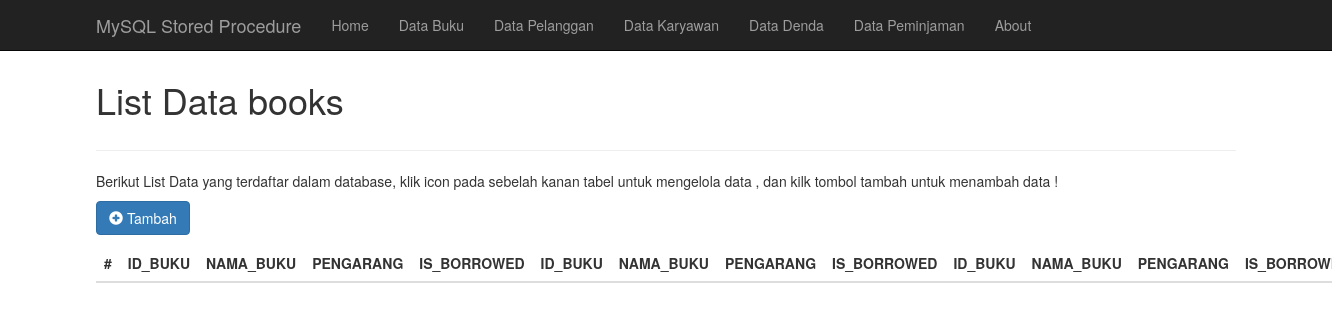
The app's page /index.php/myController/tampil/books, older data.
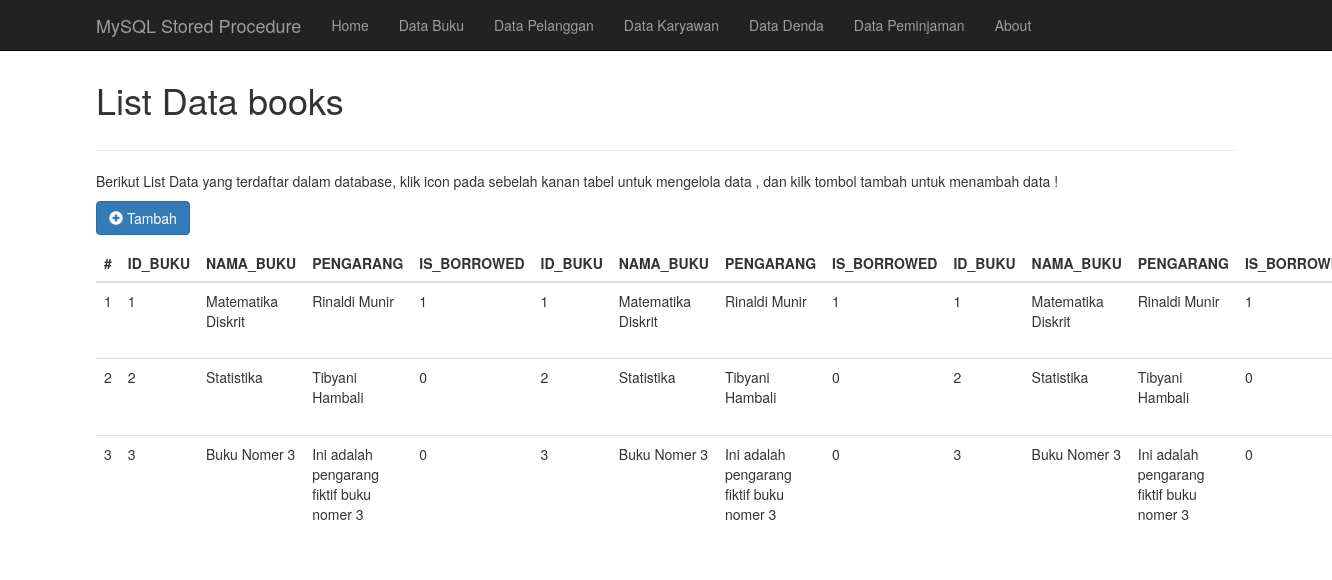
The same page, newer data.
### tables this page shows
CREATE TABLE `books` (
  `ID_BUKU` int(11) NOT NULL,
  `NAMA_BUKU` varchar(255) NOT NULL,
  `PENGARANG` varchar(255) NOT NULL,
  `IS_BORROWED` tinyint(1) DEFAULT 0
);

### index.php (called while the page is built, shortened)
<?php
require_once BASEPATH.'core/CodeIgniter.php';

### application/models/myModel.php (called while the page is built, shortened)
<?php
class myModel extends CI_Model {
	public function getKolom($tabel){
		$sql_query=$this->db->query("SELECT COLUMN_NAME FROM INFORMATION_SCHEMA.COLUMNS WHERE table_name = '".$tabel."'");
            if($sql_query->num_rows()>0){
                return $sql_query->result_array();
            }
	}
	public function tampil($tabel,$keyword,$list_kolom){
		$kolom="";
		foreach($list_kolom as $kol)
			$kolom=	$kolom.$kol['COLUMN_NAME'].",";
		$kolom=substr($kolom, 0, -1);
		$sql_query=$this->db->query("call SP_SEARCH_TABEL('".$tabel."','".$keyword."','".$kolom."')");
	    mysqli_next_result( $this->db->conn_id);
            if($sql_query->num_rows()>0){
                return $sql_query->result_array();
            }
	}
}

### application/views/v_data_dashboard.php (the view, shortened to what this page needs)
<p>
<a href="<?php echo base_url();?>index.php/myController/form/<?php echo $tabel;?>"
 class="btn btn-primary"><span class="glyphicon glyphicon-plus-sign"></span> Tambah</a>
</p>
<table class="table">
<thead>
	<tr>
	<th>#</th>
	<?php
		if(isset($list_kolom)){
			foreach($list_kolom as $kol)
				echo'<th>'.$kol['COLUMN_NAME'].'</th>';
		}
	?>
	</tr>
</thead>
<tbody>
<?php
if(isset($list_data)){
	$no=null;
	foreach($list_data as $row){
	$no++;
	echo'<tr>
	<td>'.$no.'</td>';
	if(isset($list_kolom)){
		foreach($list_kolom as $kol)
				echo'<td>'.$row[$kol['COLUMN_NAME']].'</td>';
	}
	echo '<td>
		<a href="'.base_url().'index.php/myController/form/'.$tabel.'/'.$row[$pk].'">
		<span class="glyphicon glyphicon-pencil" title="Edit"></span></a>
		&nbsp;
		<a OnClick="javascript:return(window.confirm(\'Anda yakin akan menghapus data ??\')) " href="'.base_url().'index.php/myController/hapus/'.$tabel.'/'.$row[$pk].'">
		<span class="glyphicon glyphicon-trash" title="Hapus"></span></a>
	</td>
	</tr>';
	}
}
?>
</tbody>
</table>

### application/controllers/myController.php (shortened to what this page needs)
<?php
class myController extends CI_Controller {
	 private $thisKolom="";
	 private $pk="";
	 public function __construct(){
	 $this->load->model('myModel','',TRUE);
	 }
	 public function setTable($tabel){
	 	$this->thisKolom=$this->myModel->getKolom($tabel);
	 	$x=$this->myModel->db->query("show columns from ".$tabel." where `Key` = 'PRI'");
	 	$x=$x->row();
	 	$this->pk=$x->Field;
	  }
	public function tampil($tabel){
		$data['title']='Contoh Penerapan MySQL Stored Procedure di Codeigniter';
		$data['header']='<h1>List Data '.$tabel.'</h1>';
		$data['konten']='<p>Berikut List Data yang terdaftar dalam database, klik icon pada sebelah kanan tabel untuk mengelola data , dan kilk tombol tambah untuk menambah data !</p>';
		 $data['page']='v_data_dashboard';
		 $this->setTable($tabel);
		 $data['tabel']=$tabel;
		 $data['pk']=$this->pk;
		 $data['list_kolom']=$this->thisKolom;
		 $data['list_data']=$this->myModel->tampil($tabel,'*',$this->thisKolom);
		 $this->load->view('v_dashboard',$data);
	}
}

### application/views/v_dashboard.php (shortened to what this page needs)
<!DOCTYPE html>
<html lang="en">
<head>
	<link href="<?php echo base_url(); ?>assets/css/bootstrap.min.css" rel="stylesheet">
</head>
<body>
	<nav class="navbar navbar-fixed-top navbar-inverse">
		<div class="container">
			<div class="navbar-header">
				<a href="#" class="navbar-brand">MySQL Stored Procedure</a>
			</div>
			<div id="navbar" class="collapse navbar-collapse">
				<ul class="nav navbar-nav">
					<li><a href="<?php echo base_url(); ?>index.php/myController">Home</a></li>
					<li><a href="<?php echo base_url(); ?>index.php/myController/tampil/books"> Data Buku</a></li>
					<li><a href="<?php echo base_url(); ?>index.php/myController/tampil/pelanggan"> Data Pelanggan</a></li>
					<li><a href="<?php echo base_url(); ?>index.php/myController/tampil/karyawan"> Data Karyawan</a></li>
					<li><a href="<?php echo base_url(); ?>index.php/myController/tampil/denda"> Data Denda</a></li>
					<li><a href="<?php echo base_url(); ?>index.php/myController/tampil/pesanan"> Data Peminjaman</a></li>
					<li><a href="<?php echo base_url(); ?>index.php/about">About</a></li>
				</ul>
			</div>
		</div>
	</nav>
	<div class="container">
		<div class="page-header">
			<?php echo $header; ?>
		</div>
		<?php
		if (isset($page)) {
			echo $konten;
			$this->load->view($page);
		} else {
			echo $konten;
		}
		?>
	</div>
</body>
</html>

### application/views/v_dashboard.php (style rules this page uses)
.page-header { padding-top: 20px; padding-bottom: 20px; }

Row changes from the older to the newer data that the page shows:
added books: COLUMN_NAME "1", COLUMN_NAME "Matematika Diskrit", COLUMN_NAME "Rinaldi Munir"
added books: COLUMN_NAME "2", COLUMN_NAME "Statistika", COLUMN_NAME "Tibyani Hambali", COLUMN_NAME "0"
added books: COLUMN_NAME "3", COLUMN_NAME "Buku Nomer 3", COLUMN_NAME "Ini adalah pengarang fiktif buku nomer 3", COLUMN_NAME "0"
